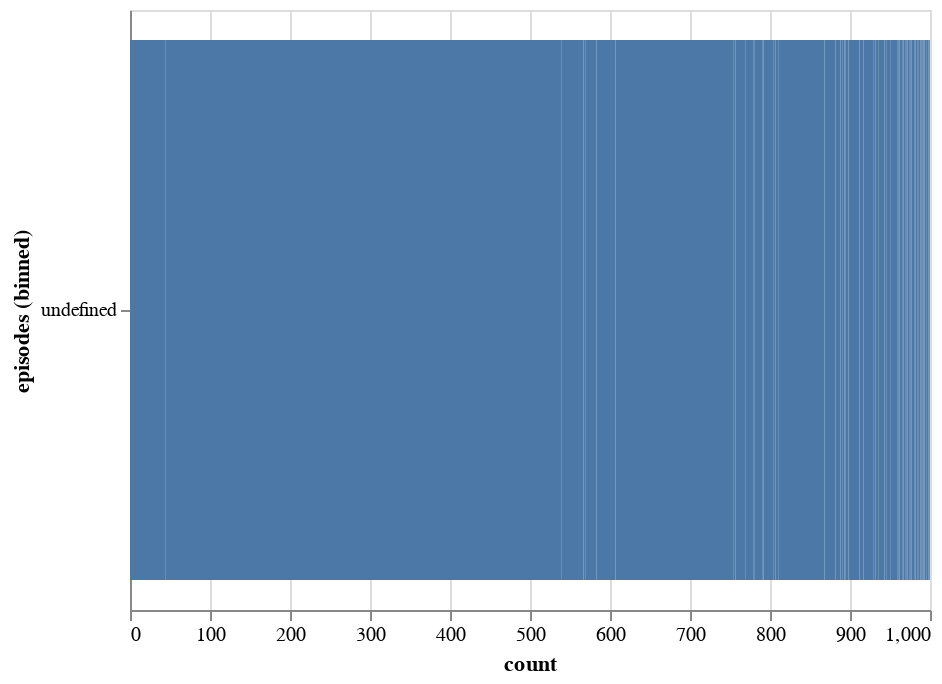

Notebook code for this chart:
### Code cell
alt.Chart(df).mark_point().transform_aggregate(
    count = 'count()',
    groupby=['episodes']
).transform_window(
    rank='rank(count)',
    sort=[alt.SortField('count', order='descending')]    
).mark_bar().encode(
    alt.Y('episodes:N', bin=alt.Bin(step=100), sort=alt.EncodingSortField(field='count', op='sum', order='descending')),
    alt.X('count:Q')
)

### Figure 1 — Vega-Lite specification as saved in the notebook (floating-point values rounded to 4 significant figures; data arrays with more than 128 entries replaced by an {"elided": "..."} marker saying what was removed)
{"$schema": "https://vega.github.io/schema/vega-lite/v2.6.0.json", "config": {"view": {"height": 300, "width": 400}}, "data": {"name": "data-05862166270760960cb395e375ae4ae0"}, "datasets": {"data-05862166270760960cb395e375ae4ae0": {"elided": "1000 records"}}, "encoding": {"x": {"field": "count", "type": "quantitative"}, "y": {"bin": {"step": 100}, "field": "episodes", "sort": {"field": "count", "op": "sum", "order": "descending"}, "type": "nominal"}}, "mark": "bar", "transform": [{"aggregate": [{"as": "count", "op": "count"}], "groupby": ["episodes"]}, {"sort": [{"field": "count", "order": "descending"}], "window": [{"as": "rank", "field": "count", "op": "rank"}]}]}
